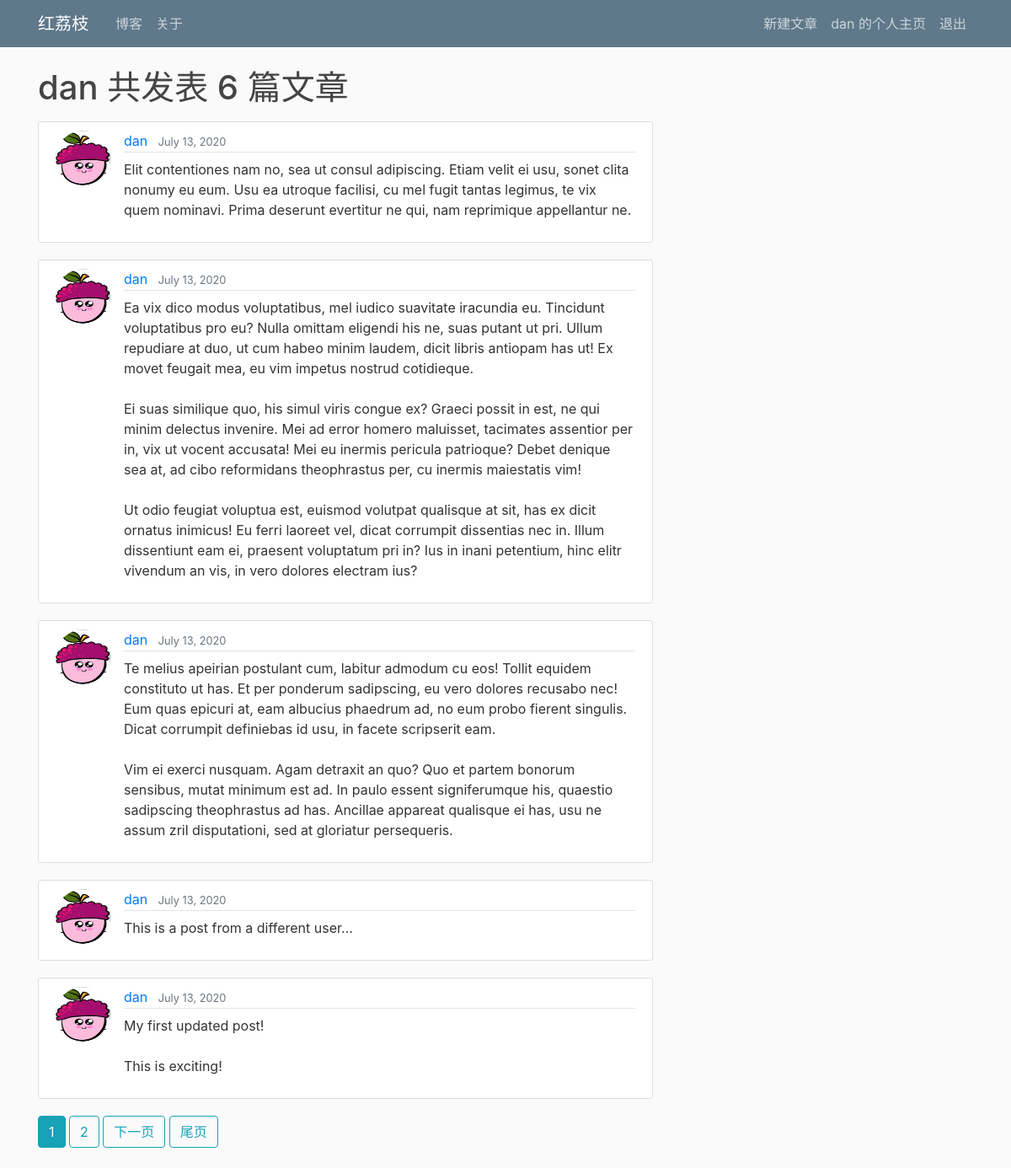
/blog/user/dan (signed in), run on the app's committed database.
### blog/models.py (models this page shows, shortened)
class Blog(models.Model):
    author      = models.ForeignKey(User, on_delete=models.CASCADE)
    date_posted = models.DateTimeField(default=timezone.now)
    title       = models.CharField(max_length=100)
    content     = models.TextField()
    image       = models.ImageField(upload_to = "blog_img/", blank=True)

### user/models.py (models this page shows, shortened)
class Profile(models.Model):
    user = models.OneToOneField(User, on_delete=models.CASCADE)
    image = models.ImageField(default='default.jpg', upload_to='user/profile_pics')

### blog/views.py (the view)
# urls.py: path('user/<str:username>', UserBlogListView.as_view(), name='blog_user_blogs')
class UserBlogListView(ListView):
    model = Blog
    template_name = 'blog/blog_user_blogs.html'
    context_object_name = 'blogs'
    paginate_by = 5
    def get_queryset(self):
        user = get_object_or_404(User, username=self.kwargs.get('username'))
        return Blog.objects.filter(author=user).order_by('-date_posted')

### blog/templates/blog/blog_user_blogs.html (shortened to what this page needs)
{% extends "page/page_base.html" %}
{% block content %}
    <h1 class="mb-3">
        {{ view.kwargs.username }} 共发表 {{ page_obj.paginator.count }} 篇文章
    </h1>
    {% for blog in blogs %}
        <article class="media content-section">
            <img class="rounded-circle article-img" src="{{ blog.author.profile.image.url }}">
            <div class="media-body">
                <div class="article-metadata">
                    <a class="mr-2" href="{% url 'blog_user_blogs' blog.author.username %}">{{ blog.author }}</a>
                    <small class="text-muted">{{ blog.date_posted|date:"F d, Y"}}</small>
                </div>
                <p class="article-content">{{ blog.content }}</p>
            </div>
        </article>
    {% endfor %}
    {% if is_paginated %}
        {% for num in page_obj.paginator.page_range %}
            {% if page_obj.number == num %}
                <a class="btn btn-info mb-4" href="?page={{ num }}">{{ num }}</a>
            {% elif num > page_obj.number|add:'-3' and num < page_obj.number|add:'3' %}
                <a class="btn btn-outline-info mb-4" href="?page={{ num }}">{{ num }}</a>
            {% endif %}
        {% endfor %}
        {% if page_obj.has_next %}
            <a class="btn btn-outline-info mb-4" href="?page={{ page_obj.next_page_number }}">下一页</a>
            <a class="btn btn-outline-info mb-4" href="?page={{ page_obj.paginator.num_pages}}">尾页</a>
        {% endif %}
    {% endif %}
{% endblock %}

### page/templates/page/page_base.html (shortened to what this page needs)
{% load static %}
<!DOCTYPE html>
<html>
    <head>
        <link rel="stylesheet" href="https://stackpath.bootstrapcdn.com/bootstrap/4.4.1/css/bootstrap.min.css">
        <link rel="stylesheet" type="text/css" href="{% static 'page/main.css' %}">
    </head>
    <body>
        <header class="site-header">
            <nav class="navbar navbar-expand-md navbar-dark bg-steel fixed-top">
                <div class="container">
                    <a class="navbar-brand mr-4" href="{% url 'page_home' %}">红荔枝</a>
                    <div class="collapse navbar-collapse" id="navbarToggle">
                        <div class="navbar-nav mr-auto">
                            <a class="nav-item nav-link" href="{% url 'blog_home' %}">博客</a>
                            <a class="nav-item nav-link" href="{% url 'page_about' %}">关于</a>
                        </div>
                        <div class="navbar-nav">
                            {% if user.is_authenticated %}
                                <a class="nav-item nav-link" href="{% url 'blog_create' %}">新建文章</a>
                                <a class="nav-item nav-link" href="{% url 'user_profile' %}">{{ user.username }} 的个人主页</a>
                                <a class="nav-item nav-link" href="{% url 'user_logout' %}">退出</a>
                            {% else %}
                                <a class="nav-item nav-link" href="{% url 'user_login' %}">登陆</a>
                                <a class="nav-item nav-link" href="{% url 'user_register' %}">注册</a>
                            {% endif %}
                        </div>
                    </div>
                </div>
            </nav>
        </header>
        <main role="main" class="container">
            <div class="row">
                <div class="col-md-8">
                    {% block content %}{% endblock %}
                </div>
            </div>
        </main>
    </body>
</html>

### page/static/page/main.css (style rules this page uses)
body { background: #fafafa; color: #333333; margin-top: 5rem; }
h1, h2, h3, h4, h5, h6 { color: #444444; }
.bg-steel { background-color: #5f788a; }
.site-header .navbar-nav .nav-link { color: #cbd5db; }
.content-section { background: #ffffff; padding: 10px 20px; border: 1px solid #dddddd; border-radius: 3px; margin-bottom: 20px; }
.article-content { white-space: pre-line; }
.article-img { height: 65px; width: 65px; margin-right: 16px; }
.article-metadata { padding-bottom: 1px; margin-bottom: 4px; border-bottom: 1px solid #e3e3e3 }

### data on the page
Blog: author.profile.image (picture), author "dan", date_posted "July 13, 2020", content "Elit contentiones nam no, sea ut consul adipiscing. Etiam velit ei usu, sonet clita nonumy eu eum. Usu ea utroque facilisi, cu mel fugit tantas legimus, te vix quem nominavi. Prima deserunt evertitur ne qui, nam reprimique appellantur ne."
Blog: author.profile.image (picture), author "dan", date_posted "July 13, 2020", content "Ea vix dico modus voluptatibus, mel iudico suavitate iracundia eu. Tincidunt voluptatibus pro eu? Nulla omittam eligendi his ne, suas putant ut pri. Ullum repudiare at duo, ut cum habeo minim laudem, dicit libris antiopam has ut! Ex movet feugait mea, eu vim impetus nostrud cotidieque. Ei suas similique quo, his simul viris congue ex? Graeci possit in est, ne qui minim delectus invenire. Mei ad error homero maluisset, tacimates assentior per in, vix ut vocent accusata! Mei eu inermis pericula patrioque? Debet denique sea at, ad cibo reformidans theophrastus per, cu inermis maiestatis vim! Ut odio feugiat voluptua est, euismod volutpat qualisque at sit, has ex dicit ornatus inimicus! Eu…"
Blog: author.profile.image (picture), author "dan", date_posted "July 13, 2020", content "Te melius apeirian postulant cum, labitur admodum cu eos! Tollit equidem constituto ut has. Et per ponderum sadipscing, eu vero dolores recusabo nec! Eum quas epicuri at, eam albucius phaedrum ad, no eum probo fierent singulis. Dicat corrumpit definiebas id usu, in facete scripserit eam. Vim ei exerci nusquam. Agam detraxit an quo? Quo et partem bonorum sensibus, mutat minimum est ad. In paulo essent signiferumque his, quaestio sadipscing theophrastus ad has. Ancillae appareat qualisque ei has, usu ne assum zril disputationi, sed at gloriatur persequeris."
Blog: author.profile.image (picture), author "dan", date_posted "July 13, 2020", content "This is a post from a different user..."
Blog: author.profile.image (picture), author "dan", date_posted "July 13, 2020", content "My first updated post! This is exciting!"

### other printed values
{{ user.username }} "dan"
{{ view.kwargs.username }} "dan"
{{ page_obj.paginator.count }} "6"
{{ num }} "1"
{{ num }} "2"
